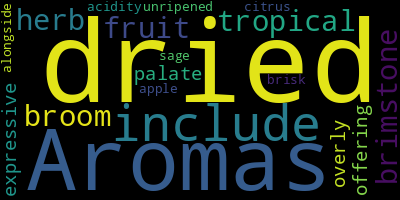

This figure's Python source:

import sys
import numpy as np
import pandas as pd
from os import path
from PIL import Image
from wordcloud import WordCloud, STOPWORDS, ImageColorGenerator
import matplotlib.pyplot as plt
import warnings

warnings.filterwarnings("ignore")

# Requires 1 param - path to root directory
dir = sys.argv[1]

# Load in the dataframe
df = pd.read_csv(dir + "/wine/winemag-data-130k-v2.csv", index_col=0)

# Looking at first 5 rows of the dataset
print(df.head())

# Show some summary info
print("There are {} observations and {} features in this dataset. \n".format(df.shape[0],df.shape[1]))
print("There are {} types of wine in this dataset such as {}... \n".format(len(df.variety.unique()),
                                                                           ", ".join(df.variety.unique()[0:5])))
print("There are {} countries producing wine in this dataset such as {}... \n".format(len(df.country.unique()),
                                                                                      ", ".join(df.country.unique()[0:5])))
print(df[["country", "description","points"]].head())

# Groupby by country
country = df.groupby("country")

# Summary statistic of all countries
print(country.describe().head())

# Start with one review:
text = df.description[0]

# Create and generate a word cloud image:
wordcloud = WordCloud().generate(text)

# Display the generated image:
plt.imshow(wordcloud, interpolation='bilinear')
plt.axis("off")
plt.show()

wordcloud.to_file("Experiment26.png")

# If this gives a "Only supported for TrueType fonts" error, do this:
# pip3 install --upgrade pip
# pip3 install --upgrade Pillow
